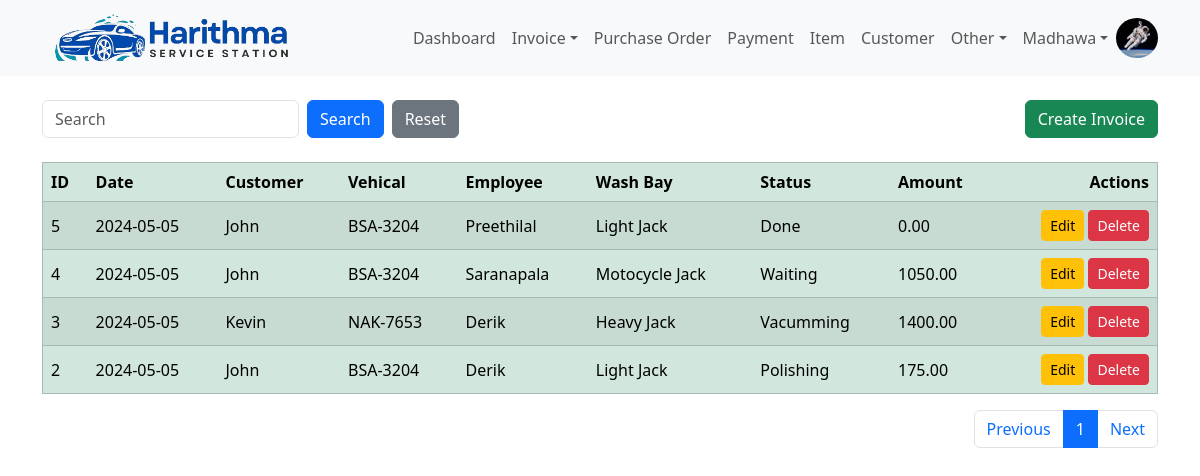
The app's page /invoice/head (signed in) with its own data.
### harithmapos/models.py (models this page shows, shortened)
class User(db.Model, UserMixin):
    id = db.Column(db.Integer, primary_key=True)
    email = db.Column(db.String(120), unique=True, nullable=False)
    name = db.Column(db.String(50), nullable=False)
    image = db.Column(db.String(20), default='default.jpg')
    password = db.Column(db.String(60), nullable=False)
    create_dttm = db.Column(db.DateTime, nullable=False, default=datetime.utcnow)
    update_dttm = db.Column(db.DateTime, nullable=False, default=datetime.utcnow)

class InvoiceHead(db.Model):
    id =  db.Column(db.Integer, primary_key=True)
    customer_id = db.Column(db.Integer, db.ForeignKey('customer.id'), nullable=False)
    vehical_id = db.Column(db.Integer, db.ForeignKey('vehical.id'), nullable=False)
    washbay_id = db.Column(db.Integer, db.ForeignKey('wash_bay.id'), nullable=False)
    employee_id = db.Column(db.Integer, db.ForeignKey('employee.id'), nullable=False)
    current_milage = db.Column(db.Numeric(18,0))
    next_milage = db.Column(db.Numeric(18,0))
    service_status = db.Column(db.Integer, default=0)
    total_cost = db.Column(db.Numeric(10,2), default=0)
    total_price = db.Column(db.Numeric(10,2), default=0)
    discount_pct = db.Column(db.Numeric(10,2), default=0)
    gross_price = db.Column(db.Numeric(10,2), default=0)
    payment_method = db.Column(db.String(10))
    paid_amount = db.Column(db.Numeric(10,2), default=0)
    remaining_amount = db.Column(db.Numeric(10,2))
    last_payment_date = db.Column(db.Date())
    created_dttm = db.Column(db.DateTime, nullable=False, default=datetime.utcnow)
    update_dttm = db.Column(db.DateTime, nullable=False, default=datetime.utcnow)
    invoice_details = db.relationship('InvoiceDetail', backref='invoice', lazy=True)
    payments = db.relationship('Payment', backref='invoice', lazy=True)
    @hybrid_property
    def service_status_str(self):
        return config.SERVICE_STATUS_LIST[int(self.service_status)]
    @hybrid_property
    def is_in_bay(self):
        return self.service_status in ['1', '2', '3']

class Customer(db.Model):
    id = db.Column(db.Integer, primary_key=True)
    name = db.Column(db.String(100), nullable=False)
    contact = db.Column(db.String(10))
    address = db.Column(db.String(255))
    email = db.Column(db.String(150))
    create_dttm = db.Column(db.DateTime, nullable=False, default=datetime.utcnow)
    update_dttm = db.Column(db.DateTime, nullable=False, default=datetime.utcnow)
    vehicals = db.relationship('Vehical', backref='owner', lazy=True)
    invoices = db.relationship('InvoiceHead', backref='customer', lazy=True)
    item_invoices = db.relationship('ItemInvoiceHead', backref='customer', lazy=True)
    payments = db.relationship('Payment', backref='customer', lazy=True)

class Vehical(db.Model):
    id = db.Column(db.Integer, primary_key=True)
    number = db.Column(db.String(8), nullable=False)
    make = db.Column(db.String(20))
    model = db.Column(db.String(20))
    year = db.Column(db.String(4))
    create_dttm = db.Column(db.DateTime, nullable=False, default=datetime.utcnow)
    update_dttm = db.Column(db.DateTime, nullable=False, default=datetime.utcnow)
    owner_id = db.Column(db.Integer, db.ForeignKey('customer.id'), nullable=False)
    invoices = db.relationship('InvoiceHead', backref='vehical', lazy=True)

class Employee(db.Model):
    id = db.Column(db.Integer, primary_key=True)
    name = db.Column(db.String(100), nullable=False)
    contact = db.Column(db.String(10))
    address = db.Column(db.String(255))
    designation = db.Column(db.String(40))
    joined_date = db.Column(db.Date())
    wage = db.Column(db.Numeric(10,2))
    create_dttm = db.Column(db.DateTime, nullable=False, default=datetime.utcnow)
    update_dttm = db.Column(db.DateTime, nullable=False, default=datetime.utcnow)
    invoices = db.relationship('InvoiceHead', backref='employee', lazy=True)
    payments = db.relationship('Payment', backref='employee', lazy=True)

class WashBay(db.Model):
    id = db.Column(db.Integer, primary_key=True)
    name = db.Column(db.String(50), nullable=False)
    remarks = db.Column(db.String(255))
    capacity = db.Column(db.Numeric(10,2))
    create_dttm = db.Column(db.DateTime, nullable=False, default=datetime.utcnow)
    invoices = db.relationship('InvoiceHead', backref='washbay', lazy=True)

### harithmapos/views/invoice/routes.py (the view)
@invoice_blueprint.route("/invoice/head", methods=['GET', 'POST'])
@login_required
def invoice_head():
    invoice_head_create_form = InvoiceHeadCreateForm()
    invoice_head_update_form = InvoiceHeadUpdateForm()
    vehicals = Vehical.query.all()
    employees = Employee.query.all()
    washbays = WashBay.query.all()
    per_page = 20
    page = request.args.get('page',1,type=int)
    query = request.args.get("query",None)
    if query:
        invoice_heads = InvoiceHead.query.order_by(InvoiceHead.update_dttm.desc()).filter(InvoiceHead.customer_id.icontains(query)).paginate(page=page, per_page=per_page)
    else:
        invoice_heads = InvoiceHead.query.order_by(InvoiceHead.update_dttm.desc()).paginate(page=page, per_page=per_page)
    return render_template(
        'invoice/head.html',
        title='InvoiceHead',
        invoice_head_create_form=invoice_head_create_form,
        invoice_head_update_form=invoice_head_update_form,
        invoice_heads=invoice_heads,
        vehicals=vehicals,
        employees=employees,
        washbays=washbays,
        query=query
    )

### harithmapos/views/invoice/forms.py
class InvoiceHeadCreateForm(FlaskForm):
    vehical = StringField("Vehical", validators=[DataRequired()])
    employee = StringField("Employee", validators=[DataRequired()])
    washbay = StringField("Wash Bay", validators=[DataRequired()])
    current_milage = IntegerField("Milage")
    submit = SubmitField('Create Invoice')

class InvoiceHeadUpdateForm(FlaskForm):
    vehical = StringField("Vehical", validators=[DataRequired()])
    employee = StringField("Employee", validators=[DataRequired()])
    washbay = StringField("Wash Bay", validators=[DataRequired()])
    current_milage = IntegerField("Current Milage", validators=[Optional()])
    next_milage = IntegerField("Next Milage", validators=[Optional()])
    service_status = SelectField("Status", choices=config.SERVICE_STATUS_FORM_LIST)
    total_cost = DecimalField("Total Cost", places=2, validators=[Optional()])
    total_price = DecimalField("Total Price", places=2, validators=[Optional()])
    discount_pct = DecimalField("Discount Percentage", places=2, validators=[Optional()])
    gross_price = DecimalField("Gross Price", places=2, validators=[Optional()])
    payment_method = SelectField("Payment Method", choices=config.PAYMENT_METHOD_FORM_LIST)
    paid_amount = DecimalField("Paid Amount", places=2, validators=[Optional()])
    update_invoice = SubmitField('Update Invoice')
    complete_invoice = SubmitField('Complete Invoice')

### harithmapos/models.py (called while the page is built)
@login_manager.user_loader
def load_user(user_id):
    return User.query.get(int(user_id))

### harithmapos/templates/invoice/head.html (shortened to what this page needs)
{% extends 'layout/base.html' %}
{% block body %}
    <div class="container mt-4">
        <div class="row">
            <div class="col d-flex justify-content-between align-items-center">
                <form class="mb-0 d-flex" action="" method="GET" autocomplete="off">
                    <input type="text" class="form-control me-2" name="query" id="query" placeholder="{{ query if query else 'Search'}}">
                    <input type="submit" value="Search" class="btn btn-primary me-2" name="">
                    <a href="{{ url_for('invoice_blueprint.invoice_head') }}"><input type="submit" value="Reset" class="btn btn-secondary" ></a>
                </form>
                <button type="button" class="btn btn-success align-right" data-bs-toggle="modal" data-bs-target="#insert_modal">Create Invoice</button>
            </div>
        </div>
    </div>
    <div class="container mt-4">
        <table class="table table-success table-striped table-hover" border="1">
            <thead class="thread-dark">
                <tr>
                    <th scope="col">ID</th>
                    <th scope="col">Date</th>
                    <th scope="col">Customer</th>
                    <th scope="col">Vehical</th>
                    <th scope="col">Employee</th>
                    <th scope="col">Wash Bay</th>
                    <th scope="col">Status</th>
                    <th scope="col">Amount</th>
                    <th scope="col" style="text-align: right" >Actions</th>
                </tr>
            </thead>
            <tbody id="results">
                {% for invoice_head in invoice_heads.items %}
                    <tr>
                        <td class="align-middle"  scope="row">{{invoice_head.id}}</td>
                        <td class="align-middle">{{invoice_head.created_dttm.date()}}</td>
                        <td class="align-middle">{{invoice_head.customer.name}}</td>
                        <td class="align-middle">{{invoice_head.vehical.number}}</td>
                        <td class="align-middle">{{invoice_head.employee.name}}</td>
                        <td class="align-middle">{{invoice_head.washbay.name}}</td>
                        <td class="align-middle">{{invoice_head.service_status_str}}</td>
                        <td class="align-middle">{{invoice_head.gross_price}}</td>
                        <td class="text-end">
                            <a href="{{ url_for('invoice_blueprint.invoice_head_detail', invoice_head_id=invoice_head.id) }}" class="btn btn-sm btn-warning" >Edit</a>
                            <a href="{{ url_for('invoice_blueprint.delete_invoice_head', invoice_head_id=invoice_head.id) }}" class="btn btn-sm btn-danger" onclick="return confirm('Are you sure to delete?')">Delete</a>
                        </td>
                    </tr>
                {% endfor %}
            </tbody>
        </table>
        <nav aria-label="Page navigation">
            <ul class="pagination justify-content-end">
                <li class="page-item"><a class="page-link" href="{{ url_for('invoice_blueprint.invoice_head', page=invoice_heads.prev_num, query=query) }}">Previous</a></li>
                {% for page_number in invoice_heads.iter_pages(left_edge=1, right_edge=1, left_current=1, right_current=2) %}
                    {% if page_number %}
                        {% if invoice_heads.page == page_number %}
                            <li class="page-item "><a class="page-link active" href="{{ url_for('invoice_blueprint.invoice_head', page=page_number, query=query) }}">{{ page_number }}</a></li>
                        {% else %}
                            <li class="page-item "><a class="page-link" href="{{ url_for('invoice_blueprint.invoice_head', page=page_number, query=query) }}">{{ page_number }}</a></li>
                        {% endif %}
                    {% else %}
                        <li class="page-item "><a class="page-link" href="#">...</a></li>
                    {% endif %}
                {% endfor %}
                <li class="page-item"><a class="page-link" href="{{ url_for('invoice_blueprint.invoice_head', page=invoice_heads.next_num, query=query) }}">Next</a></li>
            </ul>
        </nav>
    </div>
{% endblock %}

### harithmapos/templates/layout/navbar.html (shortened to what this page needs)
<nav class="navbar navbar-expand-lg navbar-light bg-light">
    <div class="container">
        <a href="" class="navbar-brand">
            <img src="{{url_for('static', filename='Harithma-logo.png')}}" height="50" class="d-inline-block align-text-top" alt="">
        </a>
        <div class="collapse navbar-collapse" id="navbarCollapse">
            <ul class="navbar-nav ms-auto">
                {% if current_user.is_authenticated %}
                    <a class="nav-item nav-link" href="{{ url_for('dashboard_blueprint.dashboard') }}">Dashboard</a>
                    <li class="nav-item dropdown">
                        <a class="nav-link dropdown-toggle" href="#" role="button" data-bs-toggle="dropdown" aria-expanded="false">Invoice</a>
                    </li>
                    <a class="nav-item nav-link" href="{{ url_for('purchase_order_blueprint.purchase_order_head') }}">Purchase Order</a>
                    <a class="nav-item nav-link" href="{{ url_for('payment_blueprint.payment') }}">Payment</a>
                    <a class="nav-item nav-link" href="{{ url_for('item_blueprint.item') }}">Item</a>
                    <a class="nav-item nav-link" href="{{ url_for('customer_blueprint.customer') }}">Customer</a>
                    <li class="nav-item dropdown">
                        <a class="nav-link dropdown-toggle" href="#" role="button" data-bs-toggle="dropdown" aria-expanded="false">Other</a>
                    </li>
                    <li class="nav-item dropdown">
                        <a class="nav-link dropdown-toggle" href="#" role="button" data-bs-toggle="dropdown" aria-expanded="false">{{ current_user.name }}</a>
                    </li>
                    <img src="{{ url_for('static', filename='user_images/'+current_user.image) }}" class="rounded-circle" height="40" alt="Avatar" />
                {% else %}
                    <a class="nav-item nav-link" href="{{ url_for('user_blueprint.login') }}">Login</a>
                    <a class="nav-item nav-link" href="{{ url_for('user_blueprint.register') }}">Register</a>
                {% endif %}
            </ul>
        </div>
    </div>
</nav>

### records on screen
User: name "Madhawa", image (picture)
InvoiceHead: id "5", created_dttm "2024-05-05", customer.name "John", vehical.number "BSA-3204", employee.name "Preethilal", washbay.name "Light Jack", service_status_str "Done", gross_price "0.00"
InvoiceHead: id "4", created_dttm "2024-05-05", customer.name "John", vehical.number "BSA-3204", employee.name "Saranapala", washbay.name "Motocycle Jack", service_status_str "Waiting", gross_price "1050.00"
InvoiceHead: id "3", created_dttm "2024-05-05", customer.name "Kevin", vehical.number "NAK-7653", employee.name "Derik", washbay.name "Heavy Jack", service_status_str "Vacumming", gross_price "1400.00"
InvoiceHead: id "2", created_dttm "2024-05-05", customer.name "John", vehical.number "BSA-3204", employee.name "Derik", washbay.name "Light Jack", service_status_str "Polishing", gross_price "175.00"

### other values on screen
{{ page_number }} "1"
